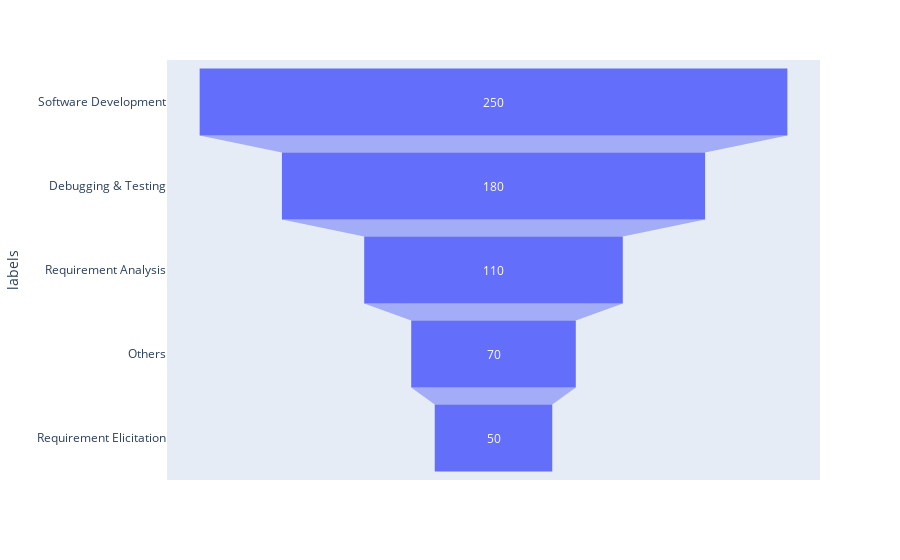

This figure's notebook cell:
### Markdown cell above
### Question-8

An organization wants to calculate the % of time they spent on each process for their product development.
Visualize the data using funnel chart with the data given below.

### Code cell
data = dict(values=[250, 180, 110 ,70, 50],
            labels=["Software Development", "Debugging & Testing", "Requirement Analysis", "Others", 'Requirement Elicitation'])
data = dict(sorted(data.items()))
fig = px.funnel(data, y='labels', x='values')
fig.show()

### Figure 1 — Plotly figure (JSON) as saved in the notebook; plotly's stock layout.template omitted (floating-point values rounded to 4 significant figures)
{"data": [{"hovertemplate": "values=%{x}<br>labels=%{y}<extra></extra>", "legendgroup": "", "marker": {"color": "#636efa"}, "name": "", "orientation": "h", "showlegend": false, "type": "funnel", "x": [250, 180, 110, 70, 50], "xaxis": "x", "y": ["Software Development", "Debugging & Testing", "Requirement Analysis", "Others", "Requirement Elicitation"], "yaxis": "y"}], "layout": {"legend": {"tracegroupgap": 0}, "margin": {"t": 60}, "xaxis": {"anchor": "y", "domain": [0, 1], "title": {"text": "values"}}, "yaxis": {"anchor": "x", "domain": [0, 1], "title": {"text": "labels"}}}}
